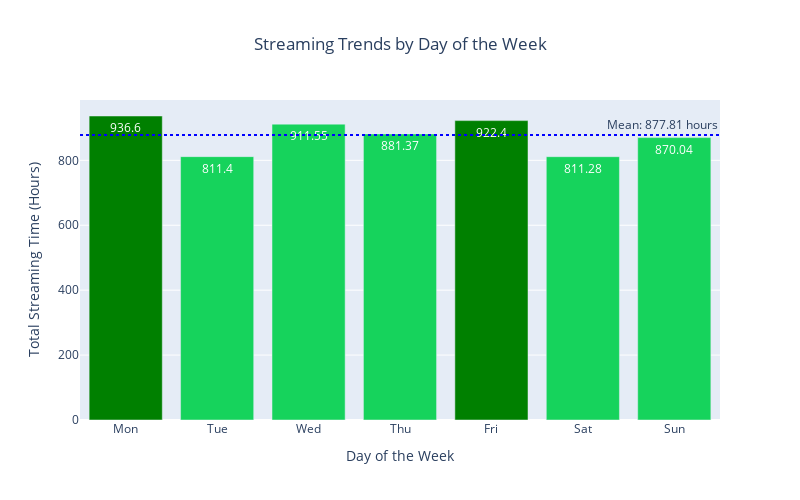

Here is the notebook cell this chart was saved with:
### Markdown cell above
#### **Weekly `Music` Streaming Trend**

### Code cell
# Analyze trends based on the day of the week
trends_by_day = spotify_music.groupby(spotify_data['ts'].dt.dayofweek).agg({
    'ms_played': lambda x: x.sum() / (1000 * 60 * 60)  # Convert milliseconds to hours and sum
}).reset_index()

# Get the top 2 days of the week
top_days = trends_by_day.nlargest(2, 'ms_played').index

# Visualize the trends
fig = px.bar(trends_by_day, x='ts', y='ms_played',
             labels={'ms_played': 'Total Streaming Time (Hours)', 'ts': 'Day of the Week'},
             title='Streaming Trends by Day of the Week')

mean_trends_by_day = trends_by_day['ms_played'].mean()
fig.add_hline(y=mean_trends_by_day, 
              line_dash="dot", line_color="blue", 
              annotation_text=f'Mean: {mean_trends_by_day:.2f} hours',
              annotation_position="top right")

colors = ['green' if i in top_days else '#16D35C' for i in trends_by_day.index]
fig.update_traces(marker_color=colors,
                  text=trends_by_day['ms_played'].round(2), 
                  textposition='inside', 
                  textfont=dict(color='white'))

fig.update_layout(xaxis=dict(tickmode='array', tickvals=list(range(7)), ticktext=['Mon', 'Tue', 'Wed', 'Thu', 'Fri', 'Sat', 'Sun']),
                  title=dict(text='Streaming Trends by Day of the Week', x=0.5),
                  width=800, height=500)
fig.show()

### Figure 1 — Plotly figure (JSON) as saved in the notebook; plotly's stock layout.template omitted (floating-point values rounded to 4 significant figures)
{"data": [{"alignmentgroup": "True", "hovertemplate": "Day of the Week=%{x}<br>Total Streaming Time (Hours)=%{y}<extra></extra>", "legendgroup": "", "marker": {"color": ["green", "#16D35C", "#16D35C", "#16D35C", "green", "#16D35C", "#16D35C"], "pattern": {"shape": ""}}, "name": "", "offsetgroup": "", "orientation": "v", "showlegend": false, "text": [936.6, 811.4, 911.5, 881.4, 922.4, 811.3, 870.0], "textfont": {"color": "white"}, "textposition": "inside", "type": "bar", "x": [0, 1, 2, 3, 4, 5, 6], "xaxis": "x", "y": [936.6, 811.4, 911.6, 881.4, 922.4, 811.3, 870.0], "yaxis": "y"}], "layout": {"annotations": [{"showarrow": false, "text": "Mean: 877.81 hours", "x": 1, "xanchor": "right", "xref": "x domain", "y": 877.8, "yanchor": "bottom", "yref": "y"}], "barmode": "relative", "height": 500, "legend": {"tracegroupgap": 0}, "shapes": [{"line": {"color": "blue", "dash": "dot"}, "type": "line", "x0": 0, "x1": 1, "xref": "x domain", "y0": 877.8, "y1": 877.8, "yref": "y"}], "title": {"text": "Streaming Trends by Day of the Week", "x": 0.5}, "width": 800, "xaxis": {"anchor": "y", "domain": [0, 1], "tickmode": "array", "ticktext": ["Mon", "Tue", "Wed", "Thu", "Fri", "Sat", "Sun"], "tickvals": [0, 1, 2, 3, 4, 5, 6], "title": {"text": "Day of the Week"}}, "yaxis": {"anchor": "x", "domain": [0, 1], "title": {"text": "Total Streaming Time (Hours)"}}}}
